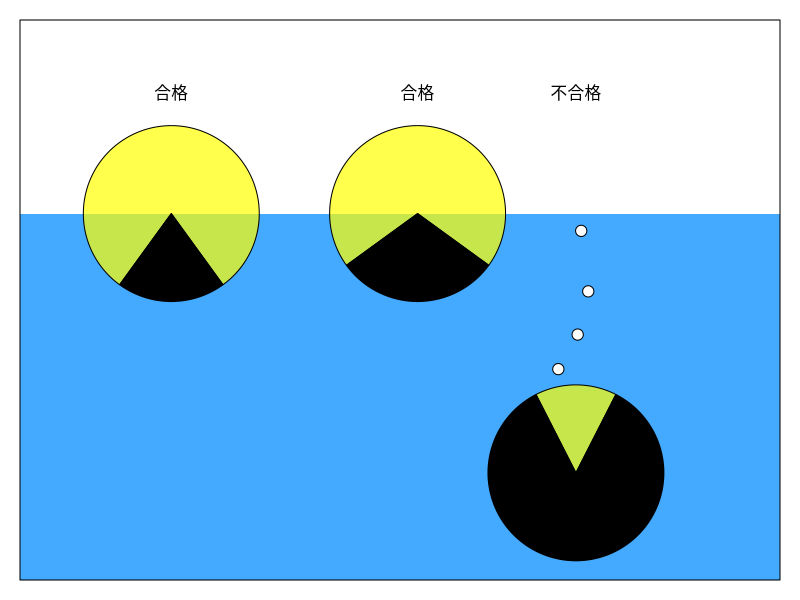

Generate this figure with R:
library(plotrix)
par(mar = rep(1, 4))
plot(1:5, ylim=c(1,4),type = "n", ann = FALSE, axes = FALSE)
polygon(c(0, 0, 5.5, 5.5), c(0, 3, 3, 0), border = NA,
    col = "#44aaff")
pie.col = rgb(1:0, 1:0, c(0, 0), c(0.7, 1))
floating.pie(1.7, 3, c(0.8, 0.2), radius = 0.5, col = pie.col,
    startpos = -0.3 * pi)
floating.pie(3.1, 3, c(0.7, 0.3), radius = 0.5, col = pie.col,
    startpos = -0.2 * pi)
floating.pie(4, 1.5, c(0.15, 0.85), radius = 0.5,
    col = pie.col, startpos = 0.35 * pi)
points(c(3.9, 4.01, 4.07, 4.03), c(2.1, 2.3, 2.55,
    2.9), pch = 21, cex = 1.5, bg = "white")
text(c(1.7, 3.1, 4), c(3.7, 3.7, 3.7), c("合格", "合格",
    "不合格"))
box()
